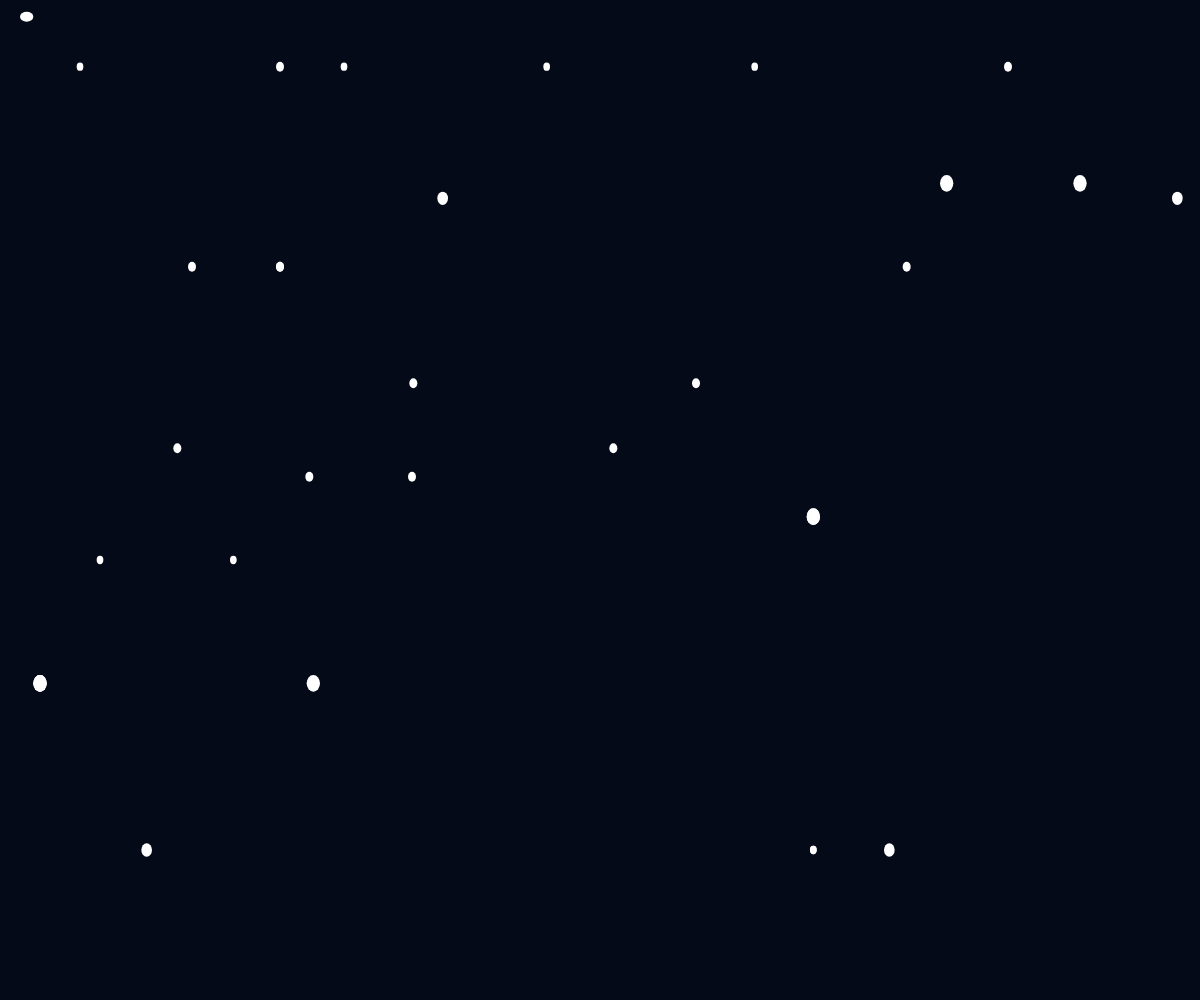
Frame 1 (no input)
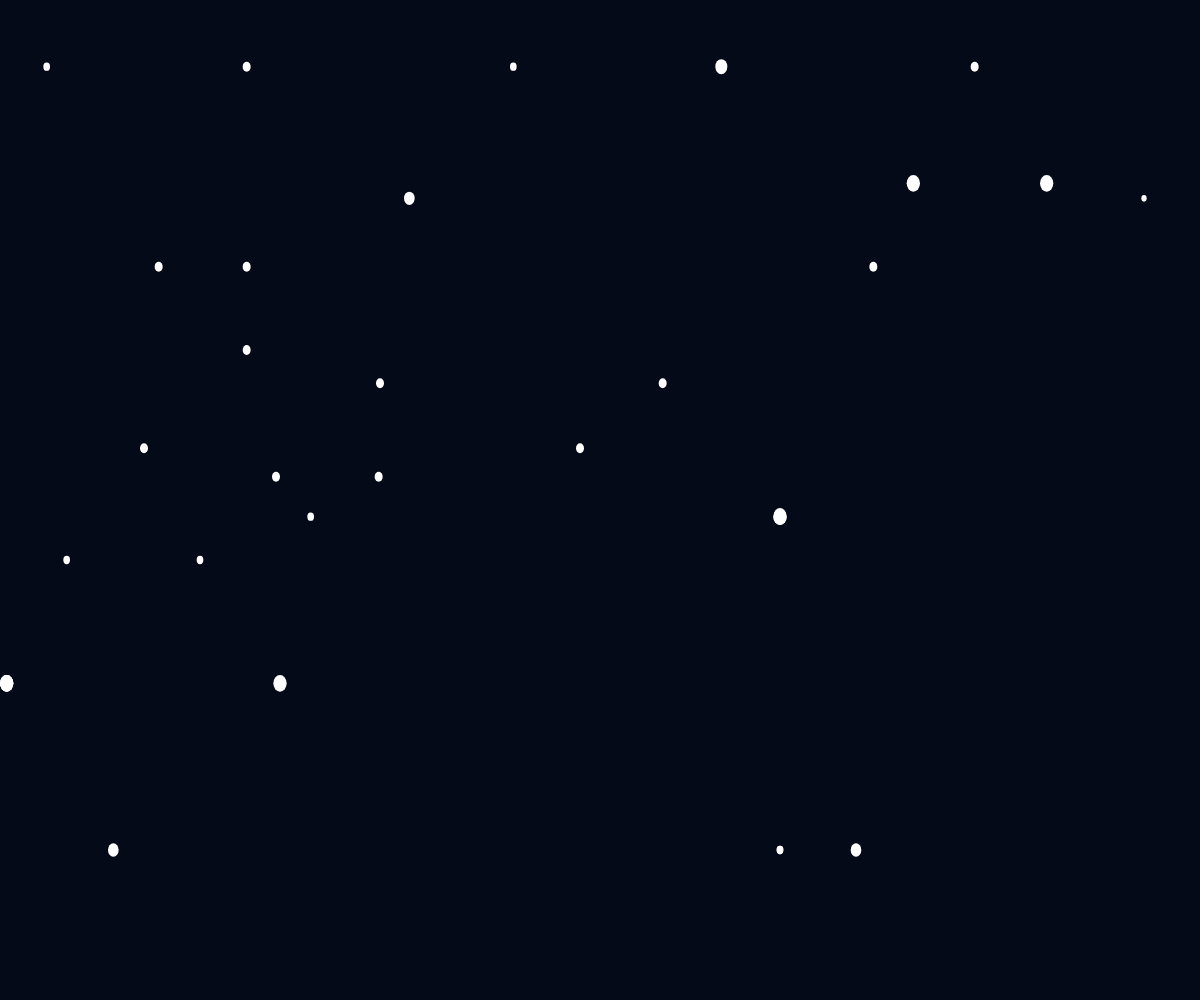
Frame 60 (no input)
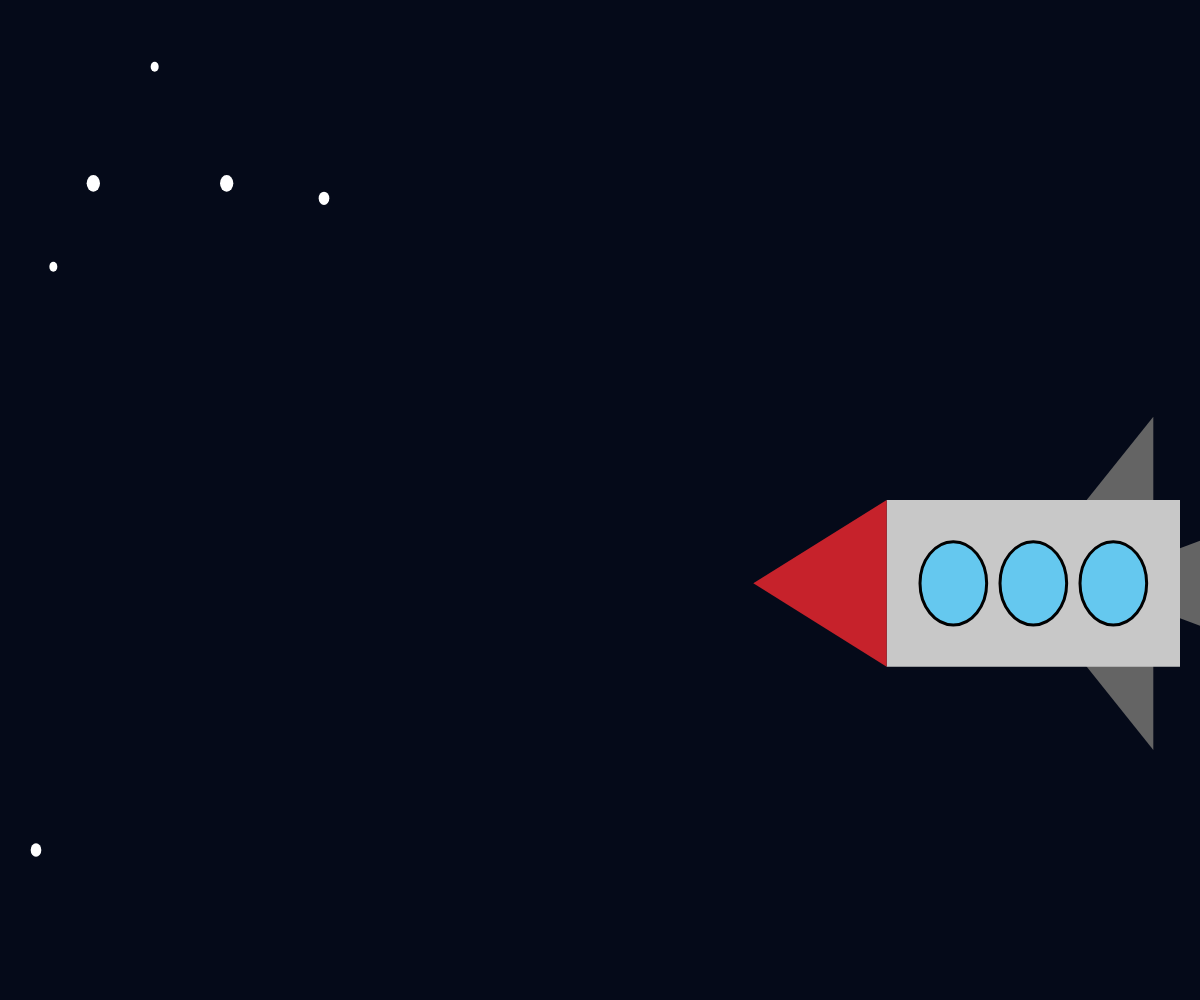
Frame 120 (the mouse pressed at the canvas centre since frame 60)

The p5.js sketch that drew these frames (run headless with seeded random() and noise() and a simulated clock; from frame 60 on, the mouse is pressed at the canvas centre):

// p5.js sketch
// ── sketch.js
//VARIABLES
var x = 10
var w = 900
var y = 10

var p = -900
var q = 10
var s = 10
var vel = 15
var b = 0
var u = 0
var vels = 15
var f = 0
var velss = 5
var f1 = 0
var ua = 0
var l = 0

function setup() {
createCanvas(windowWidth, windowHeight);
background(7, 15, 40);



fill(255)

}

function draw() {

//Estrellas del fondo
background(5, 10, 25)
noStroke()
fill(255)

ellipse((x + 10) * width / 900, (y) * height / 600, (s) * width / 900, (s))
ellipse((x + 50) * width / 900, (y + 30) * height / 600, (s - 5) * width / 900, (s - 5) * height / 600)
ellipse((x + 200) * width / 900, (y + 150) * height / 600, (s - 4) * width / 900, (s - 4) * height / 600)
ellipse((x + 20) * width / 900, (y + 400) * height / 600, (s) * width / 900, (s) * height / 600)
ellipse((x + 600) * width / 900, (y + 300) * height / 600, (s) * width / 900, (s) * height / 600)
ellipse((x + 600) * width / 900, (y + 500) * height / 600, (s - 5) * width / 900, (s - 5) * height / 600)
ellipse((x + 200) * width / 900, (y + 150) * height / 600, (s - 4) * width / 900, (s - 4) * height / 600)
ellipse((x + 100) * width / 900, (y + 500) * height / 600, (s - 2) * width / 900, (s - 2) * height / 600)
ellipse((x + 300) * width / 900, (y + 220) * height / 600, (s - 4) * width / 900, (s - 4) * height / 600)
ellipse((x + 400) * width / 900, (y + 30) * height / 600, (s - 5) * width / 900, (s - 5) * height / 600)
ellipse((x + 200) * width / 900, (y + 30) * height / 600, (s - 4) * width / 900, (s - 4) * height / 600)
ellipse((x + 20) * width / 900, (y + 400) * height / 600, (s) * width / 900, (s) * height / 600)
ellipse((x + 700) * width / 900, (y + 100) * height / 600, (s) * width / 900, (s) * height / 600)
ellipse((x + 65) * width / 900, (y + 326) * height / 600, (s - 5) * width / 900, (s - 5) * height / 600)
ellipse((x + 450) * width / 900, (y + 259) * height / 600, (s - 4) * width / 900, (s - 4) * height / 600)
ellipse((x + 322) * width / 900, (y + 109) * height / 600, (s - 2) * width / 900, (s - 2) * height / 600)
ellipse((x + 222) * width / 900, (y + 276) * height / 600, (s - 4) * width / 900, (s - 4) * height / 600)

ellipse((x + 248) * width / 900, (y + 30) * height / 600, (s - 5) * width / 900, (s - 5) * height / 600)
ellipse((x + 670) * width / 900, (y + 150) * height / 600, (s - 4) * width / 900, (s - 4) * height / 600)
ellipse((x + 20) * width / 900, (y + 400) * height / 600, (s) * width / 900, (s) * height / 600)
ellipse((x + 600) * width / 900, (y + 300) * height / 600, (s) * width / 900, (s) * height / 600)
ellipse((x + 600) * width / 900, (y + 500) * height / 600, (s - 5) * width / 900, (s - 5) * height / 600)
ellipse((x + 134) * width / 900, (y + 150) * height / 600, (s - 4) * width / 900, (s - 4) * height / 600)
ellipse((x + 657) * width / 900, (y + 500) * height / 600, (s - 2) * width / 900, (s - 2) * height / 600)
ellipse((x + 512) * width / 900, (y + 220) * height / 600, (s - 4) * width / 900, (s - 4) * height / 600)
ellipse((x + 556) * width / 900, (y + 30) * height / 600, (s - 5) * width / 900, (s - 5) * height / 600)
ellipse((x + 746) * width / 900, (y + 30) * height / 600, (s - 4) * width / 900, (s - 4) * height / 600)
ellipse((x + 225) * width / 900, (y + 400) * height / 600, (s) * width / 900, (s) * height / 600)
ellipse((x + 800) * width / 900, (y + 100) * height / 600, (s) * width / 900, (s) * height / 600)
ellipse((x + 165) * width / 900, (y + 326) * height / 600, (s - 5) * width / 900, (s - 5) * height / 600)
ellipse((x + 123) * width / 900, (y + 259) * height / 600, (s - 4) * width / 900, (s - 4) * height / 600)
ellipse((x + 873) * width / 900, (y + 109) * height / 600, (s - 2) * width / 900, (s - 2) * height / 600)
ellipse((x + 299) * width / 900, (y + 276) * height / 600, (s - 4) * width / 900, (s - 4) * height / 600)


ellipse((p + 50) * width / 900, (y + 30) * height / 600, (s - 5) * width / 900, (s - 5) * height / 600)
ellipse((p + 200) * width / 900, (y + 200) * height / 600, (s - 4) * width / 900, (s - 4) * height / 600)
ellipse((p + 20) * width / 900, (y + 400) * height / 600, (s) * width / 900, (s) * height / 600)
ellipse((p + 600) * width / 900, (y + 300) * height / 600, (s) * width / 900, (s) * height / 600)
ellipse((p + 600) * width / 900, (y + 500) * height / 600, (s - 5) * width / 900, (s - 5) * height / 600)
ellipse((p + 200) * width / 900, (y + 150) * height / 600, (s - 4) * width / 900, (s - 4) * height / 600)
ellipse((p + 100) * width / 900, (y + 500) * height / 600, (s - 2) * width / 900, (s - 2) * height / 600)
ellipse((p + 300) * width / 900, (y + 220) * height / 600, (s - 4) * width / 900, (s - 4) * height / 600)
ellipse((p + 400) * width / 900, (y + 30) * height / 600, (s - 5) * width / 900, (s - 5) * height / 600)
ellipse((p + 200) * width / 900, (y + 30) * height / 600, (s - 4) * width / 900, (s - 4) * height / 600)
ellipse((p + 20) * width / 900, (y + 400) * height / 600, (s) * width / 900, (s) * height / 600)
ellipse((p + 700) * width / 900, (y + 100) * height / 600, (s) * width / 900, (s) * height / 600)
ellipse((p + 65) * width / 900, (y + 326) * height / 600, (s - 5) * width / 900, (s - 5) * height / 600)
ellipse((p + 450) * width / 900, (y + 259) * height / 600, (s - 4) * width / 900, (s - 4) * height / 600)
ellipse((p + 322) * width / 900, (y + 109) * height / 600, (s - 2) * width / 900, (s - 2) * height / 600)
ellipse((p + 222) * width / 900, (y + 276) * height / 600, (s - 4) * width / 900, (s - 4) * height / 600)

ellipse((p + 248) * width / 900, (y + 300) * height / 600, (s - 5) * width / 900, (s - 5) * height / 600)
ellipse((p + 670) * width / 900, (y + 150) * height / 600, (s - 4) * width / 900, (s - 4) * height / 600)
ellipse((p + 20) * width / 900, (y + 400) * height / 600, (s) * width / 900, (s) * height / 600)
ellipse((p + 600) * width / 900, (y + 300) * height / 600, (s) * width / 900, (s) * height / 600)
ellipse((p + 600) * width / 900, (y + 500) * height / 600, (s - 5) * width / 900, (s - 5) * height / 600)
ellipse((p + 134) * width / 900, (y + 150) * height / 600, (s - 4) * width / 900, (s - 4) * height / 600)
ellipse((p + 657) * width / 900, (y + 500) * height / 600, (s - 2) * width / 900, (s - 2) * height / 600)
ellipse((p + 512) * width / 900, (y + 220) * height / 600, (s - 4) * width / 900, (s - 4) * height / 600)
ellipse((p + 556) * width / 900, (y + 30) * height / 600, (s - 1) * width / 900, (s - 1) * height / 600)
ellipse((p + 746) * width / 900, (y + 30) * height / 600, (s - 4) * width / 900, (s - 4) * height / 600)
ellipse((p + 225) * width / 900, (y + 400) * height / 600, (s) * width / 900, (s) * height / 600)
ellipse((p + 800) * width / 900, (y + 100) * height / 600, (s) * width / 900, (s) * height / 600)
ellipse((p + 165) * width / 900, (y + 326) * height / 600, (s - 5) * width / 900, (s - 5) * height / 600)
ellipse((p + 123) * width / 900, (y + 259) * height / 600, (s - 4) * width / 900, (s - 4) * height / 600)
ellipse((p + 873) * width / 900, (y + 109) * height / 600, (s - 6) * width / 900, (s - 6) * height / 600)
ellipse((p + 299) * width / 900, (y + 276) * height / 600, (s - 4) * width / 900, (s - 4) * height / 600)




//COHETE
//Fueguito del cohete
noStroke()
fill(249, 166, 0)
triangle((650 + w + l) * width / 900, (300 - u - b - ua) * height / 600, (550 + w + l) * width / 900, (350 - u - b - ua) * height / 600, (650 + w + l) * width / 900, (400 - u - b - ua) * height / 600)
triangle((700 + w + l) * width / 900, (280 - u - b - ua) * height / 600, (600 + w + l) * width / 900, (350 - u - b - ua) * height / 600, (700 + w + l) * width / 900, (420 - u - b - ua) * height / 600)
//Alas del cohete
noStroke()
fill(100)
triangle((550 + w + l) * width / 900, (250 - u - b - ua) * height / 600, (450 + w + l) * width / 900, (350 - u - b - ua) * height / 600, (550 + w + l) * width / 900, (450 - u - b - ua) * height / 600)
triangle((600 + w + l) * width / 900, (320 - u - b - ua) * height / 600, (500 + w + l) * width / 900, (350 - u - b - ua) * height / 600, (600 + w + l) * width / 900, (380 - u - b - ua) * height / 600)
//Cuerpo
noStroke()
fill(200)
rect((350 + w + l) * width / 900, (300 - u - b - ua) * height / 600, 220 * width / 900, 100 * height / 600)
fill(198, 34, 43)
//Nariz Cohete
triangle((350 + w + l) * width / 900, (300 - u - b - ua) * height / 600, (250 + w + l) * width / 900, (350 - u - b - ua) * height / 600, (350 + w + l) * width / 900, (400 - u - b - ua) * height / 600)
//Ventanas
stroke(1)
strokeWeight(3)
fill(101, 200, 239)
ellipse((400 + w + l) * width / 900, (350 - u - b - ua) * height / 600, 50 * width / 900, 50 * height / 600)
ellipse((460 + w + l) * width / 900, (350 - u - b - ua) * height / 600, 50 * width / 900, 50 * height / 600)
ellipse((520 + w + l) * width / 900, (350 - u - b - ua) * height / 600, 50 * width / 900, 50 * height / 600)



//Para que el cohete entre
if (frameCount > 80) {
w = w - vel
}
//Para que el cohete se detenga
if (w < 10 * width / 900) {
w = 0 * width / 900
}
//Para que el cohete suba y salga el planeta
if (frameCount > 190) {

u = u + velss
stroke(196, 30, 94)
strokeWeight(15)
fill(216, 0, 247)
ellipse((-400 + f) * width / 900, 500 * height / 600, 300 * width / 900, 300 * height / 600)
noStroke()
fill(211, 13, 74, 90)
ellipse((-400 + f) * width / 900, 500 * height / 600, 400 * width / 900, 400 * height / 600)
f = f + vel
}
//Para que el cohete se detenga
if (u > 200 * height / 600) {
u = 200 * height / 600
}
//Para que el cohete baje y salga el planeta
if (frameCount > 300) {

b = b - velss
stroke(196, 30, 94)
strokeWeight(15)
fill(229, 234, 218)
ellipse((-400 + f1) * width / 900, 100 * height / 600, 300 * width / 900, 300 * height / 600)
stroke(138, 186, 32)
fill(129, 239, 55, 50)
ellipse((-400 + f1) * width / 900, 100 * height / 600, 400 * width / 900, 400 * height / 600)
f1 = f1 + vel
}
//Para que el cohete pare
if (frameCount > 360) {
b = -300

}
//para que el cohete suba
if (frameCount > 400) {
ua = ua + velss
}
//Para que el cohete se detenga
if (ua > 150 * height / 600) {
ua = 150 * height / 600

}
//Para que le salga mas fuego al cohete
if (frameCount > 450) {
noStroke()
fill(249, 166, 0)
triangle((750 + w + l) * width / 900, (260 - u - b - ua) * height / 600, (650 + w + l) * width / 900, (350 - u - b - ua) * height / 600, (750 + w + l) * width / 900, (440 - u - b - ua) * height / 600)
}
//Para que el Cohete acelere 
if (frameCount > 460) {
l = l - vels / 2
}
//Para que el fondo se mueva mas rapido
if (frameCount > 460) {
vel = 40
}
//Para cerrar con fondo Blanco
if (frameCount > 580) {
background(255)
}



//Para que las dos tandas de estrellas se muevan en el fondo
p = p + vel  
x = x + vel
//Para reiniciar el movimiento de las estrellas
if (x > width + 10 * width / 900) {
x = -900 * width / 900
}
if (p > width + 10) {
p = -900 * width / 900}
}
